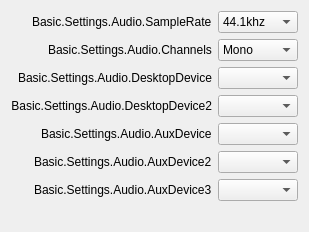
       <widget class="QWidget" name="audioPage">
        <layout class="QFormLayout" name="formLayout">
         <property name="fieldGrowthPolicy">
          <enum>QFormLayout::AllNonFixedFieldsGrow</enum>
         </property>
         <property name="labelAlignment">
          <set>Qt::AlignRight|Qt::AlignTrailing|Qt::AlignVCenter</set>
         </property>
         <item row="0" column="0">
          <widget class="QLabel" name="label_14">
           <property name="text">
            <string>Basic.Settings.Audio.SampleRate</string>
           </property>
          </widget>
         </item>
         <item row="0" column="1">
          <widget class="QComboBox" name="sampleRate">
           <property name="currentText">
            <string notr="true">44.1khz</string>
           </property>
           <property name="currentIndex">
            <number>1</number>
           </property>
           <item>
            <property name="text">
             <string>22.05khz</string>
            </property>
           </item>
           <item>
            <property name="text">
             <string>44.1khz</string>
            </property>
           </item>
           <item>
            <property name="text">
             <string>48khz</string>
            </property>
           </item>
          </widget>
         </item>
         <item row="1" column="0">
          <widget class="QLabel" name="label_15">
           <property name="text">
            <string>Basic.Settings.Audio.Channels</string>
           </property>
          </widget>
         </item>
         <item row="1" column="1">
          <widget class="QComboBox" name="channelSetup">
           <property name="currentText">
            <string>Mono</string>
           </property>
           <property name="currentIndex">
            <number>0</number>
           </property>
           <item>
            <property name="text">
             <string>Mono</string>
            </property>
           </item>
           <item>
            <property name="text">
             <string>Stereo</string>
            </property>
           </item>
          </widget>
         </item>
         <item row="2" column="0">
          <widget class="QLabel" name="label_2">
           <property name="minimumSize">
            <size>
             <width>170</width>
             <height>0</height>
            </size>
           </property>
           <property name="text">
            <string>Basic.Settings.Audio.DesktopDevice</string>
           </property>
           <property name="alignment">
            <set>Qt::AlignRight|Qt::AlignTrailing|Qt::AlignVCenter</set>
           </property>
          </widget>
         </item>
         <item row="2" column="1">
          <widget class="QComboBox" name="desktopAudioDevice1">
           <property name="enabled">
            <bool>true</bool>
           </property>
          </widget>
         </item>
         <item row="3" column="0">
          <widget class="QLabel" name="label_3">
           <property name="text">
            <string>Basic.Settings.Audio.DesktopDevice2</string>
           </property>
           <property name="alignment">
            <set>Qt::AlignRight|Qt::AlignTrailing|Qt::AlignVCenter</set>
           </property>
          </widget>
         </item>
         <item row="3" column="1">
          <widget class="QComboBox" name="desktopAudioDevice2">
           <property name="enabled">
            <bool>true</bool>
           </property>
          </widget>
         </item>
         <item row="4" column="0">
          <widget class="QLabel" name="label_4">
           <property name="text">
            <string>Basic.Settings.Audio.AuxDevice</string>
           </property>
          </widget>
         </item>
         <item row="4" column="1">
          <widget class="QComboBox" name="auxAudioDevice1">
           <property name="enabled">
            <bool>true</bool>
           </property>
          </widget>
         </item>
         <item row="5" column="0">
          <widget class="QLabel" name="label_5">
           <property name="text">
            <string>Basic.Settings.Audio.AuxDevice2</string>
           </property>
          </widget>
         </item>
         <item row="5" column="1">
          <widget class="QComboBox" name="auxAudioDevice2">
           <property name="enabled">
            <bool>true</bool>
           </property>
          </widget>
         </item>
         <item row="6" column="0">
          <widget class="QLabel" name="label_6">
           <property name="text">
            <string>Basic.Settings.Audio.AuxDevice3</string>
           </property>
          </widget>
         </item>
         <item row="6" column="1">
          <widget class="QComboBox" name="auxAudioDevice3">
           <property name="enabled">
            <bool>true</bool>
           </property>
          </widget>
         </item>
         <item row="7" column="1">
          <widget class="QLabel" name="audioMsg">
           <property name="styleSheet">
            <string notr="true">color: rgb(255, 0, 4);</string>
           </property>
           <property name="text">
            <string notr="true"/>
           </property>
           <property name="wordWrap">
            <bool>true</bool>
           </property>
          </widget>
         </item>
        </layout>
       </widget>
